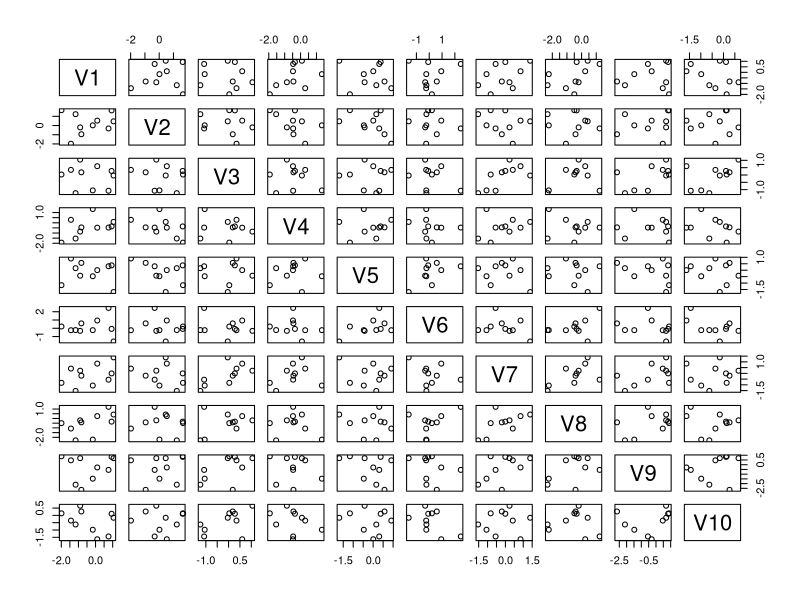

Write R code to recreate this figure. (Note: this script raises an error after producing the figure.)
    #    <    crdata_title>This is brand new CRDATA run report</  crdata_title>
tmp <- as.data.frame(matrix(rnorm(100),ncol=10))
summary(tmp)
#<crdata_object>tmp</crdata_object>
#<crdata_section/>

#<crdata_image caption="First Graph">
plot(tmp)
#</crdata_image>

#<crdata_image caption="Second Graph">plot(tmp)
#</crdata_image>
print(zzz)
#<crdata_image caption="Third Graph">plot(tmp)</crdata_image>

#<crdata_image>plot(tmp)</crdata_image>
